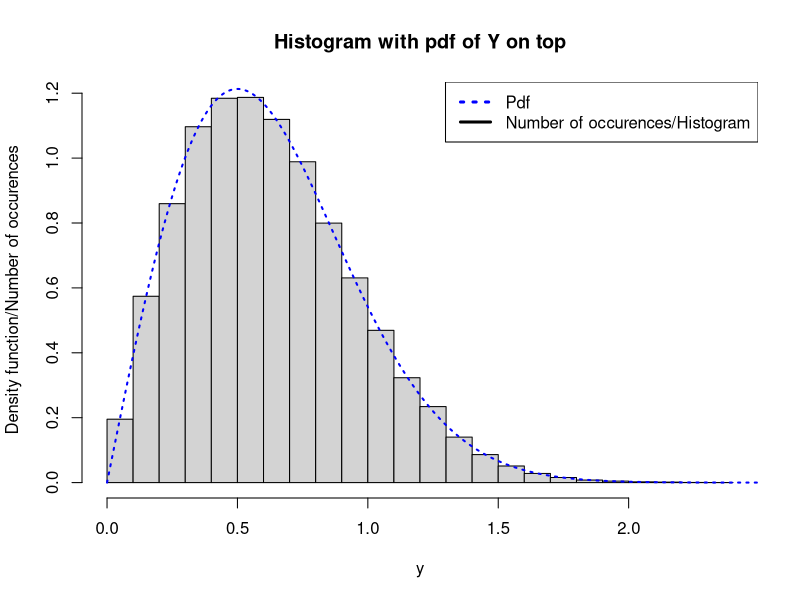
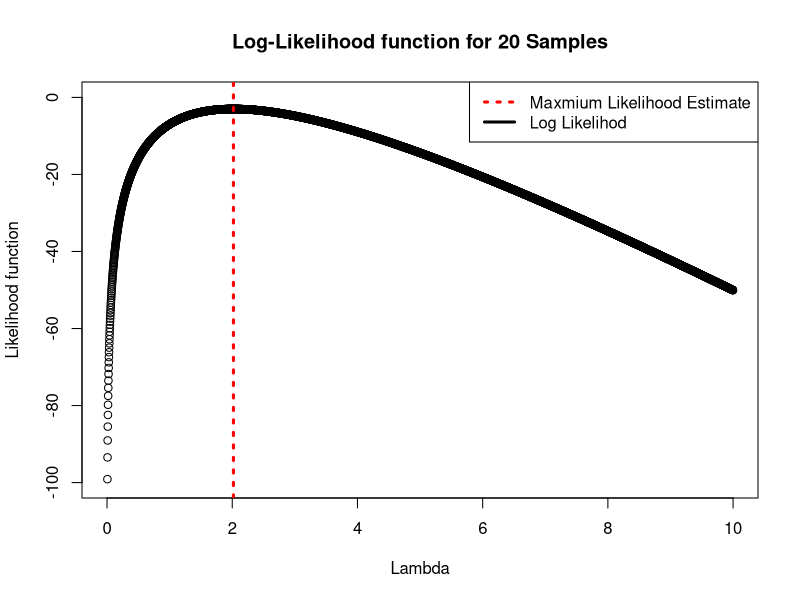

R code for these plots, in order:
## ---- chunk 1
knitr::opts_chunk$set(echo = TRUE)
## ---- chunk 2
num = 100000
lambda = 2

F_inverse <- function(u, lambda){
  f_inv = sqrt(-log(1-u)/lambda)
  return(f_inv)
} 

calc_pdf <- function(y, lambda){
  pdfy = 2*y*lambda*exp(-2*y^2)
  return(pdfy)
}

u = runif(num, 0, 1)
y = F_inverse(u, lambda)
#Plotting Histogram
hist(y, freq=FALSE, main = "Histogram with pdf of Y on top", ylab = "Density function/Number of occurences")

#first way to calculate pdfy
x = seq(0.00001, 10, lambda/1000)
pdfy = calc_pdf(x, lambda)

lines(x, pdfy, lwd = 2, lty = 3, col = "blue")

#second way to calculate pdfy (just uncomment it and comment the above one if you want to see this)
#pdfy = calc_pdf(y, lamda)
#lines(x, pdfy, type = 'p', lwd = 2, lty = 3, col = "blue")

legend("topright", c("Pdf", "Number of occurences/Histogram"),
       lty = c(3, 1), lwd = 3, col = c("blue", "black"))


#Mean and Variance by the R function in the data
mean = mean(y)
variance = var(y)

#Mean and Variance Calculation by the derived formulas in Question 3
mean_original <- function(lambda){
  m = (1/lambda)*sqrt(pi/2)
  return(m)
}

var_original <- function(lambda){
  m = (1/lambda)*(1 - (pi/4))
  return(m)
}

mean_formula = mean_original(2)
variance_formula = var_original(2)
  
cat("The sample mean for the 10000 realizations is", mean)
cat("The mean calculated from the formula is ", mean_formula)
cat("The sample variance for the 10000 realizations is ", variance)
cat("The variance calculated from the formula is ", variance_formula)
cat("It can be observed that both the mean and variance are very close to each other")
## ---- chunk 3
log_lik <- function(y, lambda, n){
  log.lik = n * log(2*lambda) + sum(log(y)) - (lambda*sum(y^2))
  return (log.lik)  
}
MLE <- function(y, num_samples){
  mle = num_samples/sum(y^2)
  return(mle)
}
num_samples = 20
l = seq(0.0001, 10, lambda/1000)
u = runif(num_samples, 0, 1)
y = F_inverse (u, lambda)

log.lik = log_lik(y, l, num_samples)

plot(l, log.lik, ylim = c(-100, 0), xlab = "Lambda", ylab = "Likelihood function", main = "Log-Likelihood function for 20 Samples", col = 'black')
m = MLE(y, num_samples)
abline(v = m, col='red', lwd = 3, lty = 3)

legend("topright", c("Maxmium Likelihood Estimate", "Log Likelihod"),
       lty = c(3, 1), lwd = 3, col = c("red", "black"))

